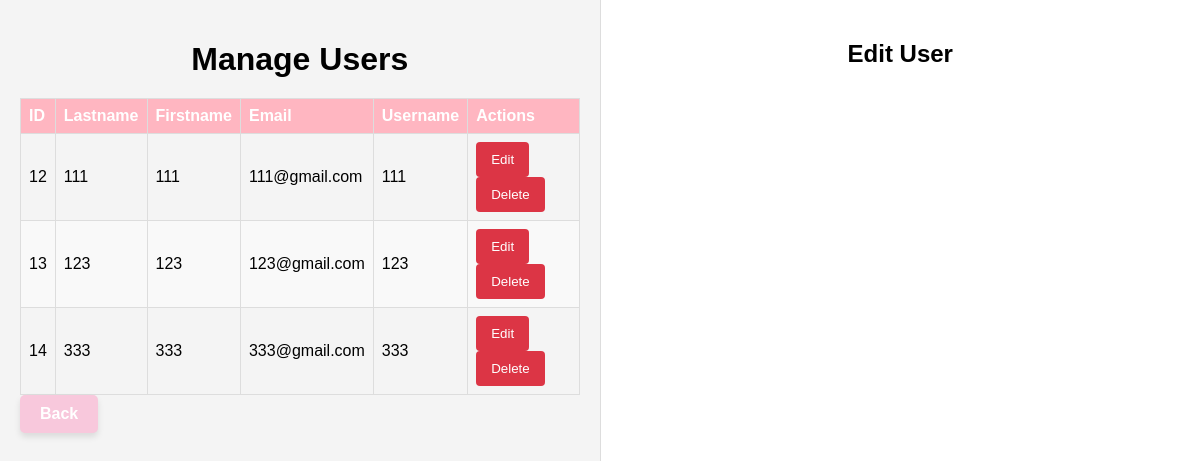
/manage_users.php (signed in), run on the app's committed database.
### tables this page shows
CREATE TABLE `users` (
  `id` int(11) NOT NULL,
  `lastname` varchar(100) NOT NULL,
  `firstname` varchar(100) NOT NULL,
  `middlename` varchar(100) DEFAULT NULL,
  `email` varchar(150) NOT NULL,
  `password` varchar(255) NOT NULL,
  `created_at` timestamp NOT NULL DEFAULT current_timestamp(),
  `username` varchar(255) NOT NULL,
  `birthday` date DEFAULT NULL,
  `is_admin` tinyint(1) NOT NULL DEFAULT 0
);

### manage_users.php (the view, shortened to what this page needs)
<?php
require 'db.php';
$query = "SELECT id, lastname, firstname, middlename, email, username, birthday, created_at FROM users WHERE is_admin = 0";
$result = $conn->query($query);
?>
<!DOCTYPE html>
<html lang="en">
<head>
    <link rel="stylesheet" href="manage_users.css">
</head>
<body>
    <div class="table-section">
        <h1>Manage Users</h1>
        <table>
            <thead>
                <tr>
                    <th>ID</th>
                    <th>Lastname</th>
                    <th>Firstname</th>
                    <th>Email</th>
                    <th>Username</th>
                    <th>Actions</th>
                </tr>
            </thead>
            <tbody>
                <?php while ($user = $result->fetch_assoc()): ?>
                <tr>
                    <td><?php echo $user['id']; ?></td>
                    <td><?php echo htmlspecialchars($user['lastname']); ?></td>
                    <td><?php echo htmlspecialchars($user['firstname']); ?></td>
                    <td><?php echo htmlspecialchars($user['email']); ?></td>
                    <td><?php echo htmlspecialchars($user['username']); ?></td>
                    <td>
                        <button type="button" onclick="openEditForm(<?php echo htmlspecialchars(json_encode($user)); ?>)">Edit</button>
                        <a href="manage_users.php?delete_user=<?php echo $user['id']; ?>" onclick="return confirm('Are you sure you want to delete this user?')">
                            <button type="button">Delete</button>
                        </a>
                    </td>
                </tr>
                <?php endwhile; ?>
            </tbody>
        </table>
        <a href="admin_homepage.php" class="Back">Back</a>
    </div>
    <div class="form-section">
        <h2>Edit User</h2>
    </div>
</body>
</html>

### manage_users.css (style rules this page uses)
body { font-family: Arial, sans-serif; margin: 0; padding: 0; display: flex; flex-direction: row; height: 100vh; overflow: hidden; }
.table-section { width: 50%; overflow-y: auto; background-color: #f4f4f4; padding: 20px; border-right: 1px solid #ddd; }
.table-section h1 { text-align: center; margin-bottom: 20px; }
table { width: 100%; border-collapse: collapse; }
table th, table td { text-align: left; padding: 8px; border: 1px solid #ddd; }
table th { background-color: lightpink; color: #fff; }
table tr:nth-child(even) { background-color: #f9f9f9; }
button { padding: 5px 10px; background-color: lightpink; color: #fff; border: none; cursor: pointer; border-radius: 4px; }
.form-section { width: 50%; padding: 20px; background-color: #fff; }
.form-section h2 { text-align: center; margin-bottom: 20px; }
button[type="submit"], button[type="button"] { padding: 10px 15px; background-color: lightpink; color: white; border: none; border-radius: 4px; cursor: pointer; width: fit-content; }
button[type="button"] { background-color: #dc3545; }

### manage_users.php (style rules this page uses)
.Back { display: inline-block; background-color: #f8c8dc; color: #fff; text-decoration: none; padding: 10px 20px; border-radius: 5px; font-size: 16px; font-weight: bold; box-shadow: 0 4px 6px rgba(0, 0, 0, 0.1); transition: background-color 0.3s ease, transform 0.2s ease; }

### data on the page
users: id "12", lastname "111", firstname "111", email "111@gmail.com", username "111"
users: id "13", lastname "123", firstname "123", email "123@gmail.com", username "123"
users: id "14", lastname "333", firstname "333", email "333@gmail.com", username "333"
